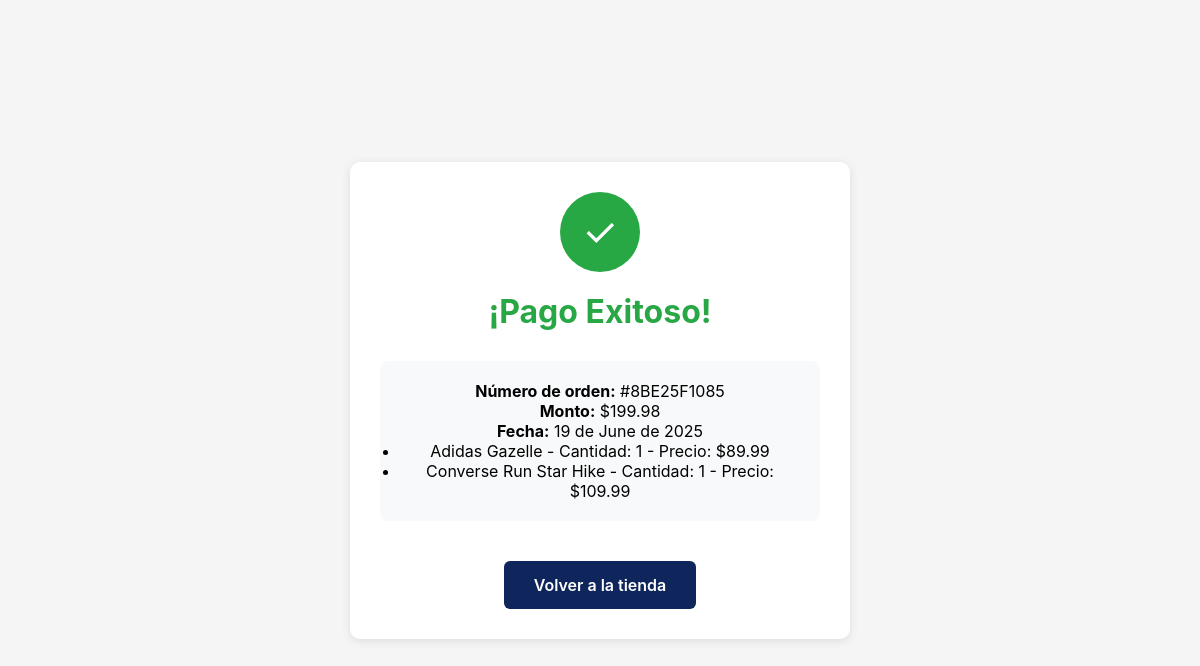
The app's page /compra/ (signed in), older data.
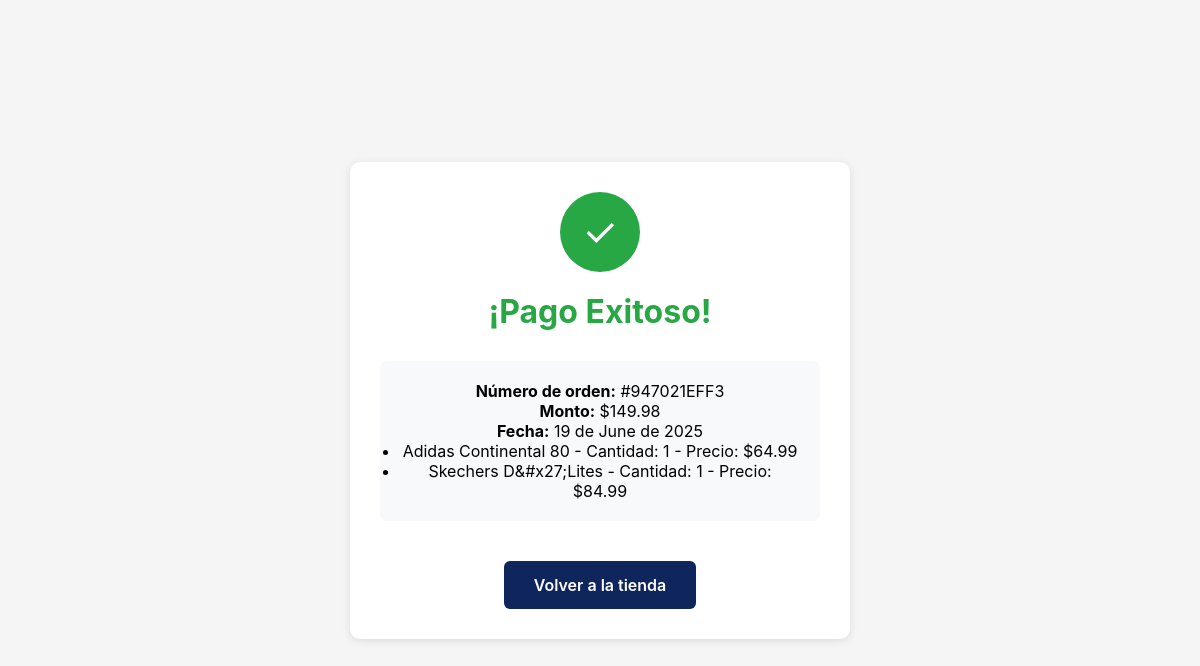
The same page, newer data.
### inicio/models.py (models this page shows, shortened)
class Orden(models.Model):
    usuario = models.ForeignKey(User, on_delete=models.CASCADE)
    fecha = models.DateTimeField(auto_now_add=True)
    numero = models.CharField(max_length=100, unique=True)
    total = models.DecimalField(max_digits=10, decimal_places=2)

class ProductoOrdenado(models.Model):
    orden = models.ForeignKey(Orden, on_delete=models.CASCADE, related_name='productos')
    nombre = models.CharField(max_length=200)
    cantidad = models.IntegerField()
    precio = models.DecimalField(max_digits=10, decimal_places=2)

### inicio/views.py (the view)
# urls.py: path('compra/', pago_exitoso, name='pago_exitoso'),
@login_required
def pago_exitoso(request):
    usuario = request.user
    try:
        orden = Orden.objects.filter(usuario=usuario).latest('fecha')
        productos = orden.productos.all()
    except Orden.DoesNotExist:
        orden = None
        productos = []
    contexto = {
        'orden': orden,
        'productos': productos,
    }
    return render(request, 'exito.html', contexto)

### inicio/templates/exito.html (shortened to what this page needs)
{% load static %}
{% load humanize %}
<!DOCTYPE html>
<html lang="es">
<head>
    <link rel="stylesheet" href="{% static 'css/stylepago.css' %}" />
    <link rel="stylesheet" href="{% static 'css/styleexito.css' %}" />
</head>
<body>
    <div class="payment-container success-container">
        <div class="success-icon">✓</div>
        <h1>¡Pago Exitoso!</h1>
        <div class="transaction-details">
            <p><strong>Número de orden:</strong> #{{ orden.numero }}</p>
            <p><strong>Monto:</strong> ${{  orden.total }}</p>
            <p><strong>Fecha:</strong> {{ orden.fecha|date:"d \d\e F \d\e Y" }}</p>
            <ul>
            {% for producto in productos %}
                <li>{{ producto.nombre }} - Cantidad: {{ producto.cantidad }} - Precio: ${{ producto.precio }}</li>
            {% empty %}
                <li>No hay productos.</li>
            {% endfor %}
            </ul>
        </div>
        <button class="return-button" onclick="vaciarCarrito(); window.location.href='/'">Volver a la tienda</button>
    </div>
</body>
</html>

Row changes from the older to the newer data that the page shows:
no longer on this page (row unchanged): Orden: numero "8BE25F1085", total "199.98", fecha "19 de June de 2025"
no longer on this page (row unchanged): ProductoOrdenado: nombre "Adidas Gazelle", cantidad "1", precio "89.99"
no longer on this page (row unchanged): ProductoOrdenado: nombre "Converse Run Star Hike", cantidad "1", precio "109.99"
added Orden: numero "947021EFF3", total "149.98", fecha "19 de June de 2025"
added ProductoOrdenado: nombre "Adidas Continental 80", cantidad "1", precio "64.99"
added ProductoOrdenado: nombre "Skechers D&#x27;Lites", cantidad "1", precio "84.99"
